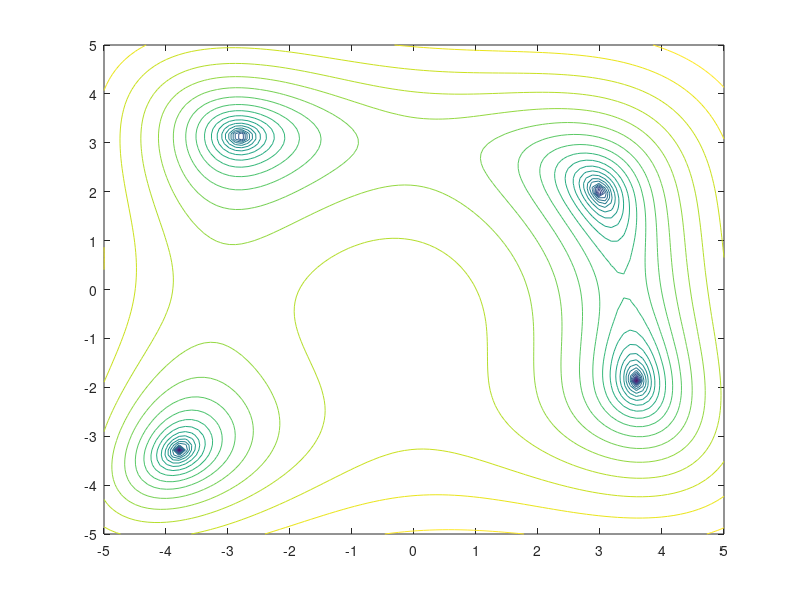

This chart was generated by the following MATLAB code: (Note: this script raises an error after producing the figure.)
clear all;
cla reset;

% parameters
numberOfBoids = 25;
xyMin = [-5 -5];
xyMax = [5 5];
alpha = 0.5;
timeStep = 1;
cognitiveComponentConstant = 2;
socialComponentConstant = 2;
vMax = 3;
initialInertiaWeight = 1.4;
beta = 0.95;
inertiaWeightLowerBound = .35;

% generate contour plot
linX = linspace(xyMin(1),xyMax(1));
linY = linspace(xyMin(2),xyMax(2));
[plotX, plotY] = meshgrid(linX,linY);
f = (plotX.^2 + plotY - 11).^2 + (plotX + plotY.^2 - 7).^2;
logF = log(f);
contour(plotX,plotY,logF,25)
xticks(xyMin(1):xyMax(1))
yticks(xyMin(2):xyMax(2))
hold on

localMinima = [Inf Inf Inf];
while length(localMinima) < 5
    xBest = zeros(numberOfBoids,2);
    fitnessBest = Inf(numberOfBoids,1);
    xBestOverall = zeros(1,2);
    fitnessBestOverall = Inf;
    fitness = zeros(numberOfBoids,1);
    
    inertiaWeight = initialInertiaWeight;
    xCurrent = InitializePositions(xyMin, xyMax, numberOfBoids);
    vCurrent = InitializeVelocities(xyMin, xyMax, numberOfBoids, alpha, timeStep);
    for iIteration = 1:10000
        for iBoid = 1:numberOfBoids
            x = xCurrent(iBoid,:);
            fitness(iBoid) = EvaluateBoid(x);
            if fitness(iBoid) < fitnessBest(iBoid)
                fitnessBest(iBoid) = fitness(iBoid);
                xBest(iBoid,:) = x;
            end
            if fitness(iBoid) < fitnessBestOverall
                fitnessBestOverall = fitness(iBoid);
                xBestOverall = x;
            end
        end
        
        vCurrent = UpdateVelocities(xCurrent,vCurrent,xBest,xBestOverall,timeStep,...
            cognitiveComponentConstant,socialComponentConstant,vMax,inertiaWeight);
        xCurrent = UpdatePositions(xCurrent,vCurrent,timeStep);
        
        if inertiaWeight * beta > inertiaWeightLowerBound
            inertiaWeight = inertiaWeight * beta;
        end
    end
    roundedBestOverall = round([xBestOverall fitnessBestOverall],6);
    if ~ismember(roundedBestOverall,localMinima,'rows')
        localMinima = [localMinima; roundedBestOverall];
    end
end


localMinima(1,:) = [];
localMinimaX = localMinima(:,1);
localMinimaY = localMinima(:,2);
scatter(localMinimaX,localMinimaY,'red','filled')
for i=1:4
    xString = sprintf('%.6f',localMinimaX(i));
    yString = sprintf('%.6f',localMinimaY(i));
    labels{i} = ['   ' xString newline '   ' yString];
end
text(localMinimaX,localMinimaY,labels)
disp('Local Minima and function values:')
disp(localMinima)